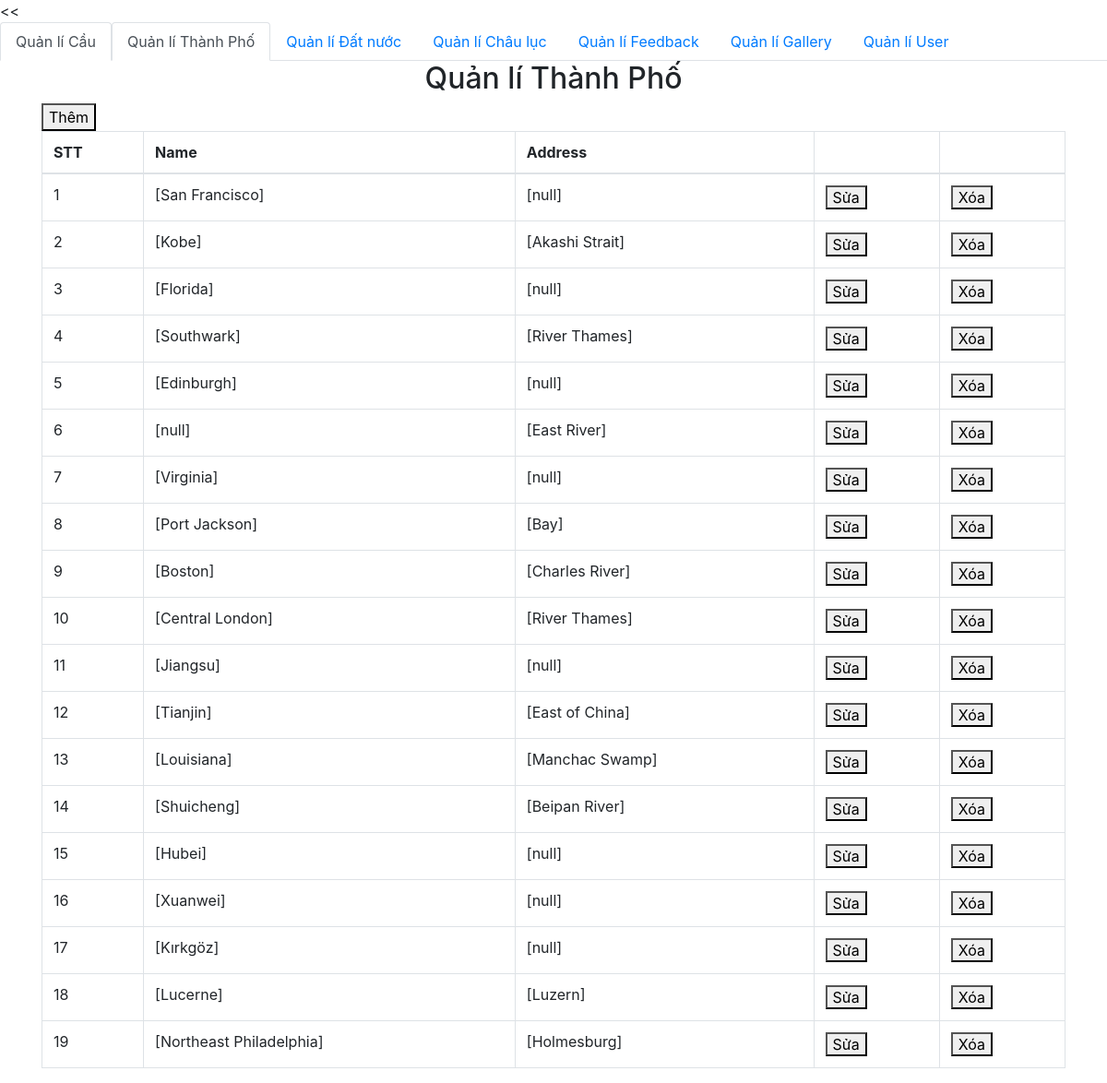
Page /admin/category/quanlithanhpho.php on the earlier database version.
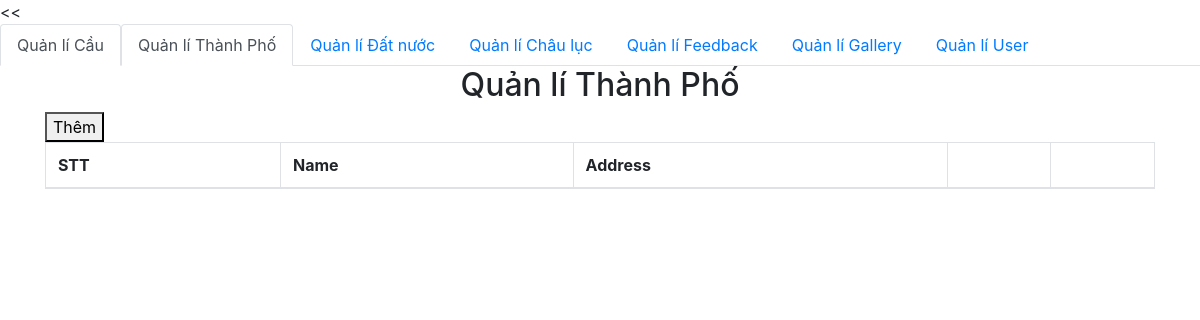
Same page on the later database version.
### tables this page shows
CREATE TABLE `city` (
  `id` int(11) NOT NULL,
  `country_id` int(11) DEFAULT NULL,
  `name_city` varchar(50) NOT NULL,
  `address` varchar(50) DEFAULT NULL
);

### admin/db/dbhelper.php (called while the page is built, shortened)
<?php
require_once('config.php');
function queryResult($sql, $isSingle = false) {
	$conn = mysqli_connect(HOST, USERNAME, PASSWORD, DATABASE);
	mysqli_set_charset($conn, 'utf8');
	$resultset = mysqli_query($conn, $sql);
	$data = [];
	while(($row = mysqli_fetch_array($resultset, 1)) != null) {
		$data[] = $row;
	}
	return $data;
}

### admin/category/quanlithanhpho.php (the view, shortened to what this page needs)
<<?php
require_once ('../db/config.php');
require_once ('../db/dbhelper.php');
?>
<!DOCTYPE html>
<html>
<head>
	<link rel="stylesheet" href="https://maxcdn.bootstrapcdn.com/bootstrap/4.4.1/css/bootstrap.min.css">
</head>
<body>
		<ul class="nav nav-tabs">
	  <li class="nav-item">
	    <a class="nav-link active" href="index.php">Quản lí Cầu</a>
	  </li>
	  <li class="nav-item">
	    <a class="nav-link active" href="#">Quản lí Thành Phố</a>
	  </li>
	  <li class="nav-item">
	    <a class="nav-link" href="quanlidatnuoc.php">Quản lí Đất nước</a>
	  </li>
	  <li class="nav-item">
	    <a class="nav-link" href="quanlichauluc.php">Quản lí Châu lục</a>
	  </li>
	  <li class="nav-item">
	    <a class="nav-link" href="feedbacklist.php">Quản lí Feedback</a>
	  </li>
	  <li class="nav-item">
	    <a class="nav-link" href="#">Quản lí Gallery</a>
	  </li>
	  <li class="nav-item">
	    <a class="nav-link" href="user.php">Quản lí User</a>
	  </li>
	 	</ul>
	<div class="container">
		<div class="panel panel-primary">
			<div class="panel-heading">
				<h2 class="text-center">Quản lí Thành Phố</h2>
			</div>
			<div class="panel-body">
				<a href="add.php">
					<button class="bth bth-success">Thêm</button>
				</a>
				<table class="table table-bordered table-hover">
					<thead>
						<tr>
							<th>STT</th>
							<th>Name</th>
							<th>Address</th>
							<th></th>
							<th></th>
						</tr>
					</thead>
					<tbody>
<?php
$sql = 'select * from city';
$cityList = queryResult($sql);
$index = 1;
foreach ($cityList as $item){
	echo '<tr>
			<td>'.($index++).'</td>
			<td>'.$item['name_city'].'</td>
			<td>'.$item['address'].'</td>
			<td>
			<a href="add.php?id='.$item['id'].'"><button class="bth bth-warning">Sửa</button></a>
			</td>
			<td>
			<button class="bth bth-danger" onclick=deleteCategory('.$item['id'].') >Xóa</button>
			</td>
		</tr>';
}
?>
					</tbody>
				</table>
			</div>
		</div>
	</div>
</body>
</html>

Differences in the rows shown:
removed city: name_city "[San Francisco]", address "[null]"
removed city: name_city "[Kobe]", address "[Akashi Strait]"
removed city: name_city "[Florida]", address "[null]"
removed city: name_city "[Southwark]", address "[River Thames]"
removed city: name_city "[Edinburgh]", address "[null]"
removed city: name_city "[null]", address "[East River]"
removed city: name_city "[Virginia]", address "[null]"
removed city: name_city "[Port Jackson]", address "[Bay]"
removed city: name_city "[Boston]", address "[Charles River]"
removed city: name_city "[Central London]", address "[River Thames]"
removed city: name_city "[Jiangsu]", address "[null]"
removed city: name_city "[Tianjin]", address "[East of China]"
removed city: name_city "[Louisiana]", address "[Manchac Swamp]"
removed city: name_city "[Shuicheng]", address "[Beipan River]"
removed city: name_city "[Hubei]", address "[null]"
removed city: name_city "[Xuanwei]", address "[null]"
removed city: name_city "[Kırkgöz]", address "[null]"
removed city: name_city "[Lucerne]", address "[Luzern]"
removed city: name_city "[Northeast Philadelphia]", address "[Holmesburg]"
